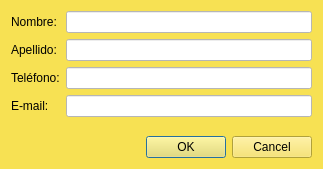
<?xml version="1.0" encoding="UTF-8"?>
<ui version="4.0">
 <class>PersonaDialog</class>
 <widget class="QDialog" name="PersonaDialog">
  <property name="geometry">
   <rect>
    <x>0</x>
    <y>0</y>
    <width>323</width>
    <height>169</height>
   </rect>
  </property>
  <property name="windowTitle">
   <string>Dialog</string>
  </property>
  <property name="styleSheet">
   <string notr="true">background-color: rgb(247, 225, 83);</string>
  </property>
  <layout class="QVBoxLayout" name="verticalLayout">
   <item>
    <layout class="QFormLayout" name="formLayout">
     <item row="0" column="0">
      <widget class="QLabel" name="label">
       <property name="text">
        <string>Nombre:</string>
       </property>
      </widget>
     </item>
     <item row="0" column="1">
      <widget class="QLineEdit" name="inNombre">
       <property name="styleSheet">
        <string notr="true">background-color: rgb(255, 255, 255);</string>
       </property>
      </widget>
     </item>
     <item row="1" column="0">
      <widget class="QLabel" name="label_2">
       <property name="text">
        <string>Apellido:</string>
       </property>
      </widget>
     </item>
     <item row="1" column="1">
      <widget class="QLineEdit" name="inApellido">
       <property name="styleSheet">
        <string notr="true">background-color: rgb(255, 255, 255);</string>
       </property>
      </widget>
     </item>
     <item row="2" column="0">
      <widget class="QLabel" name="label_3">
       <property name="text">
        <string>Teléfono:</string>
       </property>
      </widget>
     </item>
     <item row="2" column="1">
      <widget class="QLineEdit" name="inTelefono">
       <property name="styleSheet">
        <string notr="true">background-color: rgb(255, 255, 255);</string>
       </property>
      </widget>
     </item>
     <item row="3" column="0">
      <widget class="QLabel" name="label_4">
       <property name="text">
        <string>E-mail:</string>
       </property>
      </widget>
     </item>
     <item row="3" column="1">
      <widget class="QLineEdit" name="inEmail">
       <property name="styleSheet">
        <string notr="true">background-color: rgb(255, 255, 255);</string>
       </property>
      </widget>
     </item>
    </layout>
   </item>
   <item>
    <widget class="QDialogButtonBox" name="buttonBox">
     <property name="standardButtons">
      <set>QDialogButtonBox::Cancel|QDialogButtonBox::Ok</set>
     </property>
    </widget>
   </item>
  </layout>
 </widget>
 <resources/>
 <connections/>
</ui>
